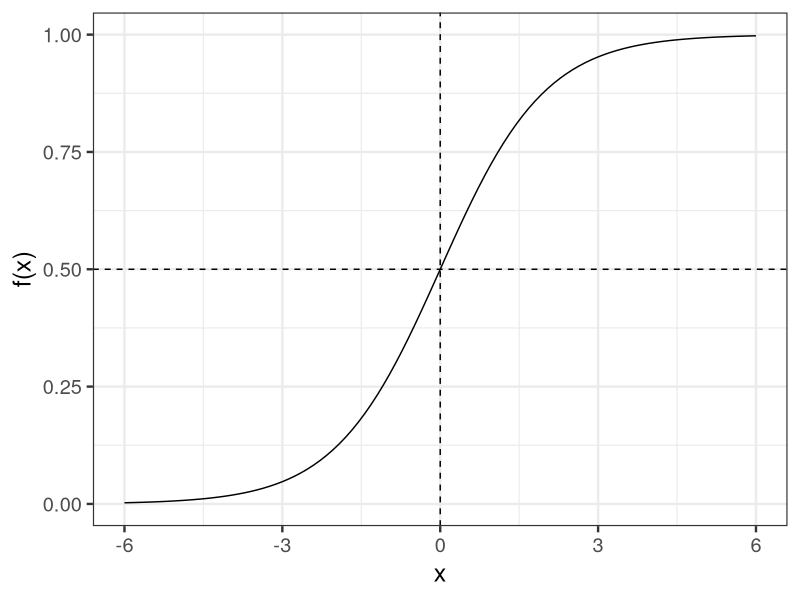

The R script that drew this image:
library(ggplot2)

p <- ggplot(data = data.frame(X = c(-6, 6)), aes(x = X))
p <- p + theme_bw(base_size = 18)
p <- p + stat_function(fun = function(x) 1 / (1 + exp(-x)))
p <- p + geom_vline(xintercept = 0, linetype = 'dashed')
p <- p + geom_hline(yintercept = 0.5, linetype = 'dashed')
p <- p + labs(x = 'x', y = 'f(x)')
ggsave(file = 'output/fig5-7.png', plot = p, dpi = 300, w = 4, h = 3)
